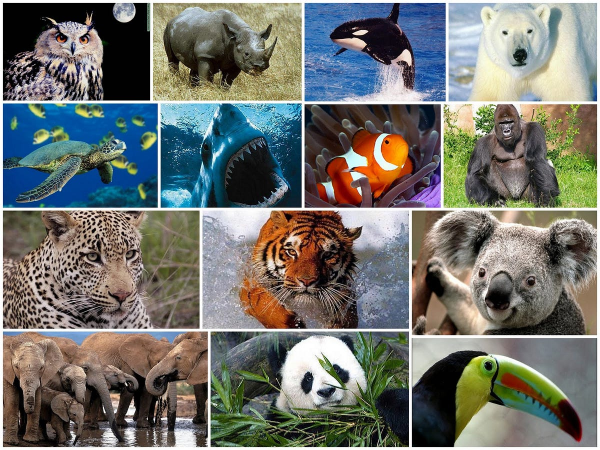
#> input picture 04_03_2026/Continuacion_ventanasanimales/animals_inicio.jpg, 1200 x 900 px, found by its file name (shown at 1/2 size); its folder holds only this picture in this run
$ python -i animals_Ventanasbottons.py   (imports and definitions only)
#> lines starting #> are read from the running program, lines starting #| are printed output that depends on the picture
#Crear una ventana donde aparezca el nombre de los animales en botones
#al hacer clic en cada boton, que aparezca el nombre del animal, su descripción y una imagen
#radio botton

import tkinter as tk
from tkinter import messagebox
from PIL import Image, ImageTk

def ventana_principal():
    global menuu_1

    menuu_1=tk.Tk()
    menuu_1.title("Menú principal")
    menuu_1.geometry("800x600")
    menuu_1.config(bg="lightblue")

    et1=tk.Label(menuu_1, text="Animales", bg="gray", font=("Algerian",24,"bold"))
    et1.pack(pady=10)

    frame1=tk.Frame(menuu_1)
    frame1.pack(fill=tk.X, padx=10,pady=10)
    imagen1 = Image.open("C:/Users/LAB202/Documents/Progamacion_advanced/04_03_2026/Continuacion_ventanasanimales/animals_inicio.jpg")
#> imagen1 is the input picture: PIL image 1200x900 RGB; mean R, G, B 113.6, 115.3, 110
    imagen1 = imagen1.resize((400,200))
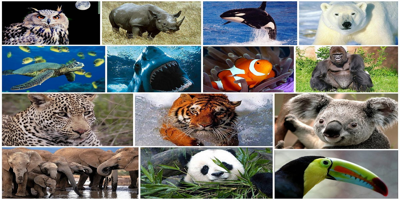
#> imagen1: PIL image 400x200 RGB; mean R, G, B 113.6, 115.3, 110
    imagen_tk1 = ImageTk.PhotoImage(imagen1)
    label_imagen = tk.Label (frame1, image=imagen_tk1)
    label_imagen.grid(row=0, column=0, padx=5, pady=5)
    frame2=tk.Frame(frame1)
    frame2.grid(row=0, column=1, padx=5, pady=5)


    var=tk.IntVar()

    # [13 lines left out: function opcion, not called in this run]


    rad1=tk.Radiobutton(frame2, text="Elefante", variable=var,value=1)
    rad1.pack()
    rad2=tk.Radiobutton(frame2,text="Castor", variable=var,value=2)
    rad2.pack()
    rad3=tk.Radiobutton(frame2,text="Dodo", variable=var,value=3)
    rad3.pack()
    rad4=tk.Radiobutton(frame2,text="Jirafa", variable=var,value=4)
    rad4.pack()
    rad5=tk.Radiobutton(frame2,text="León", variable=var,value=5)
    rad5.pack()

    boton1=tk.Button(frame2, text="Saber más", command=opcion)
    boton1.pack()

    menuu_1.mainloop()


#función para destruir ventanas
def destruir_ventana(ventana_Actual):
    ventana_Actual.destroy()
    ventana_principal()


# [163 lines left out: functions ventana_2, ventana_3, ventana_4, ventana_5, ventana_6, not called in this run]


# [1 line not run here, left out]

>>> result = ventana_principal()
